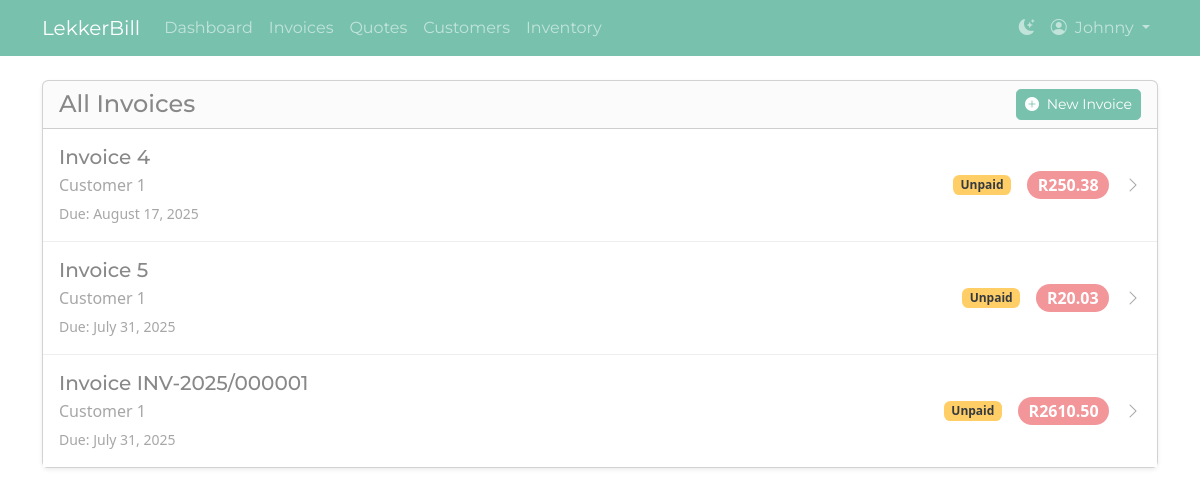
The app's page /invoices/ (signed in) with its own data.
### invoices/models.py (models this page shows, shortened)
class Invoice(models.Model):
    STATUS_CHOICES = [
        ('proforma', 'Proforma'),
        ('unpaid', 'Unpaid'),
        ('paid', 'Paid'),
    ]
    invoice_number = models.CharField(max_length=50, blank=True, null=True)
    status = models.CharField(max_length=20, choices=STATUS_CHOICES, default='unpaid')
    tax_rate = models.DecimalField(max_digits=5, decimal_places=2, default=Decimal('0.00'))
    user = models.ForeignKey(User, on_delete=models.CASCADE)
    customer = models.ForeignKey(Customer, on_delete=models.CASCADE)
    invoice_date = models.DateField()
    due_date = models.DateField()
    description = models.TextField(blank=True, null=True)
    created_at = models.DateTimeField(auto_now_add=True)
    updated_at = models.DateTimeField(auto_now=True)
    uuid = models.UUIDField(default=uuid.uuid4, editable=False, unique=True)
    def get_absolute_url(self):
        return reverse('invoice_detail', kwargs={'invoice_id': self.id})
    @property
    def subtotal(self):
        return sum(item.total() for item in self.items.all())
    @property
    def tax_amount(self):
        return self.subtotal * (self.tax_rate / 100)
    @property
    def total(self):
        return self.subtotal + self.tax_amount

class Customer(models.Model):
    user = models.ForeignKey(User, on_delete=models.CASCADE)
    name = models.CharField(max_length=100)
    email = models.EmailField()
    phone = models.CharField(max_length=20)
    created_at = models.DateTimeField(auto_now_add=True)
    updated_at = models.DateTimeField(auto_now=True)

class InvoiceItem(models.Model):
    invoice = models.ForeignKey(Invoice, on_delete=models.CASCADE, related_name='items')
    description = models.CharField(max_length=255)
    long_description = models.TextField(blank=True, null=True)
    quantity = models.IntegerField()
    unit_price = models.DecimalField(max_digits=10, decimal_places=2)
    def total(self):
        return self.quantity * self.unit_price

### invoices/views.py (the view)
# urls.py: path('invoices/', views.invoice_list, name='invoice_list'),
@login_required
def invoice_list(request):
    invoices = Invoice.objects.filter(user=request.user).select_related('customer')
    return render(request, 'invoices/invoice_list.html', {'invoices': invoices})

### invoices/templates/invoices/invoice_list.html (shortened to what this page needs)
{% extends "invoices/base.html" %}
{% block content %}
<div class="card shadow-sm">
    <div class="card-header">
        <div class="d-flex justify-content-between align-items-center">
            <h1 class="h4 mb-0">All Invoices</h1>
            <a href="{% url 'invoice_create' %}" class="btn btn-primary btn-sm">
                <i class="bi-plus-circle-fill me-1"></i> New Invoice
            </a>
        </div>
    </div>
    <div class="card-body p-0">
        <div class="list-group list-group-flush">
            {% for invoice in invoices %}
                <a href="{{ invoice.get_absolute_url }}" class="list-group-item list-group-item-action d-flex justify-content-between align-items-center py-3">
                    <div>
                        <h5 class="mb-1">Invoice {{ invoice.invoice_number|default:invoice.id }}</h5>
                        <p class="mb-1 text-muted">{{ invoice.customer.name }}</p>
                        <small class="text-muted">Due: {{ invoice.due_date|date:"F j, Y" }}</small>
                    </div>
                    <div class="d-flex align-items-center">
                        {% if invoice.status == 'paid' %}
                            <span class="badge bg-success me-3">Paid</span>
                        {% elif invoice.status == 'unpaid' %}
                            <span class="badge bg-warning text-dark me-3">Unpaid</span>
                        {% else %}
                            <span class="badge bg-info text-dark me-3">Proforma</span>
                        {% endif %}
                        <span class="badge bg-secondary rounded-pill fs-6 me-3">R{{ invoice.total|floatformat:2 }}</span>
                        <i class="bi bi-chevron-right text-muted"></i>
                    </div>
                </a>
            {% empty %}
                <p class="list-group-item">No invoices found. <a href="{% url 'invoice_create' %}">Create one?</a></p>
            {% endfor %}
        </div>
    </div>
</div>
{% endblock %}

### invoices/templates/invoices/base.html (shortened to what this page needs)
{% load static %}
<!DOCTYPE html>
<html lang="en">
<head>
    <link rel="stylesheet" href="https://cdn.jsdelivr.net/npm/bootstrap-icons@1.11.3/font/bootstrap-icons.min.css">
    <link id="theme-light" rel="stylesheet" href="https://bootswatch.com/5/minty/bootstrap.min.css">
    <link id="theme-dark" rel="stylesheet" href="https://bootswatch.com/5/superhero/bootstrap.min.css" disabled>
    <link href="https://cdn.jsdelivr.net/npm/tom-select@2.3.1/dist/css/tom-select.bootstrap5.css" rel="stylesheet">
</head>
<body>
    <nav class="navbar navbar-expand-lg" id="main-navbar">
        <div class="container">
            <a class="navbar-brand" href="{% url 'dashboard' %}">LekkerBill</a>
            <div class="collapse navbar-collapse" id="navbarNav">
                {% if user.is_authenticated %}
                <ul class="navbar-nav me-auto mb-2 mb-lg-0">
                    <li class="nav-item">
                        <a class="nav-link" href="{% url 'dashboard' %}">Dashboard</a>
                    </li>
                    <li class="nav-item">
                        <a class="nav-link" href="{% url 'invoice_list' %}">Invoices</a>
                    </li>
                    <li class="nav-item">
                        <a class="nav-link" href="{% url 'quote_list' %}">Quotes</a>
                    </li>
                    <li class="nav-item">
                        <a class="nav-link" href="{% url 'customer_list' %}">Customers</a>
                    </li>
                    <li class="nav-item">
                        <a class="nav-link" href="{% url 'inventory_list' %}">Inventory</a>
                    </li>
                </ul>
                <ul class="navbar-nav">
                    <li class="nav-item">
                        <a href="#" class="nav-link" id="theme-toggler" title="Toggle theme">
                            <i class="bi" id="theme-icon"></i>
                        </a>
                    </li>
                    <li class="nav-item dropdown">
                        <a class="nav-link dropdown-toggle" href="#" role="button" data-bs-toggle="dropdown" aria-expanded="false">
                            <i class="bi-person-circle me-1"></i> {{ user.username }}
                        </a>
                    </li>
                </ul>
                {% endif %}
            </div>
        </div>
    </nav>
    <main class="container mt-4">
        {% block content %}{% endblock %}
    </main>
</body>
</html>

### records on screen
Invoice: invoice_number "4", customer.name "Customer 1", due_date "August 17, 2025", status "Unpaid", total "250.38"
Invoice: invoice_number "5", customer.name "Customer 1", due_date "July 31, 2025", status "Unpaid", total "20.03"
Invoice: invoice_number "INV-2025/000001", customer.name "Customer 1", due_date "July 31, 2025", status "Unpaid", total "2610.50"

### other values on screen
{{ user.username }} "Johnny"
